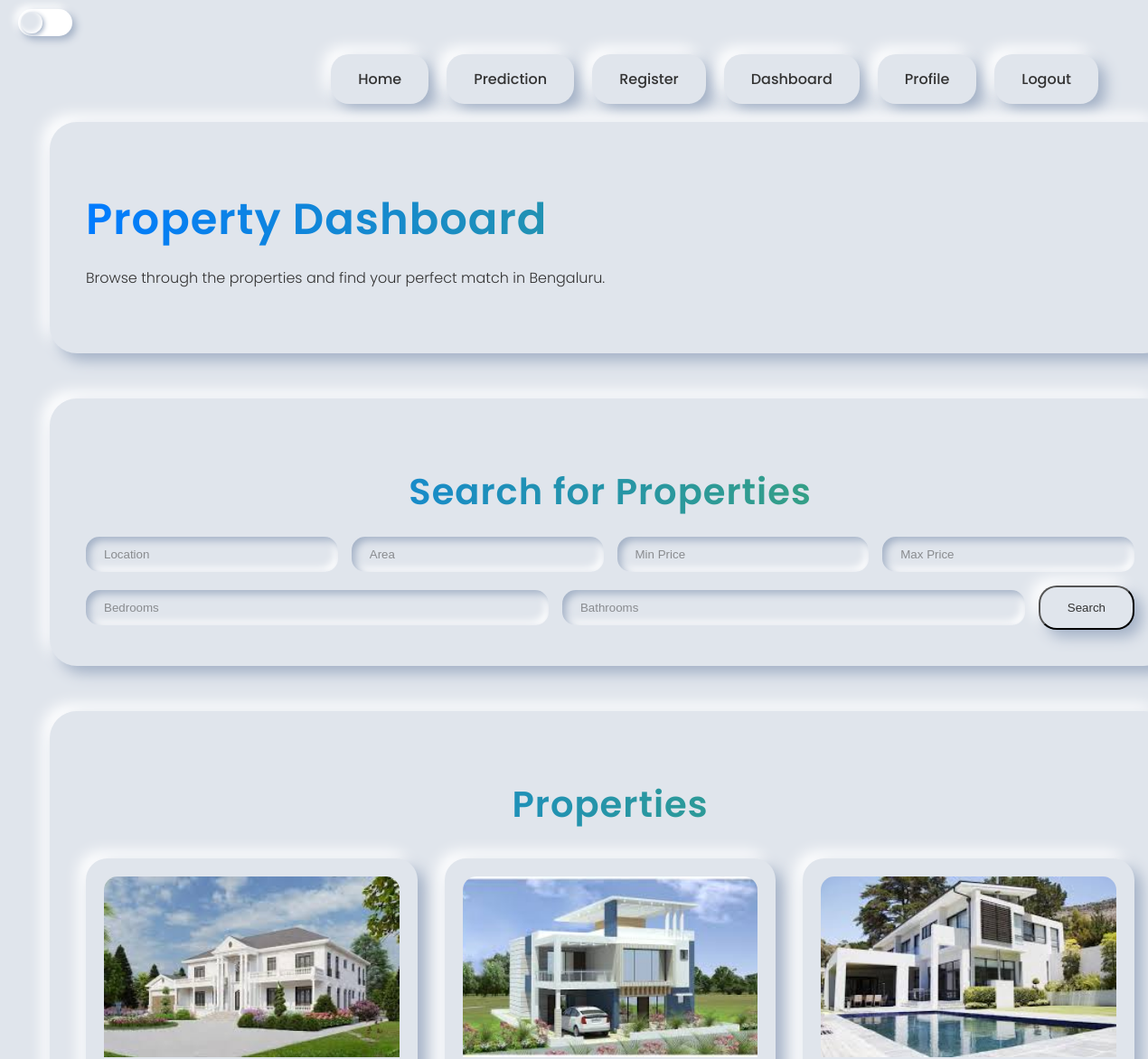
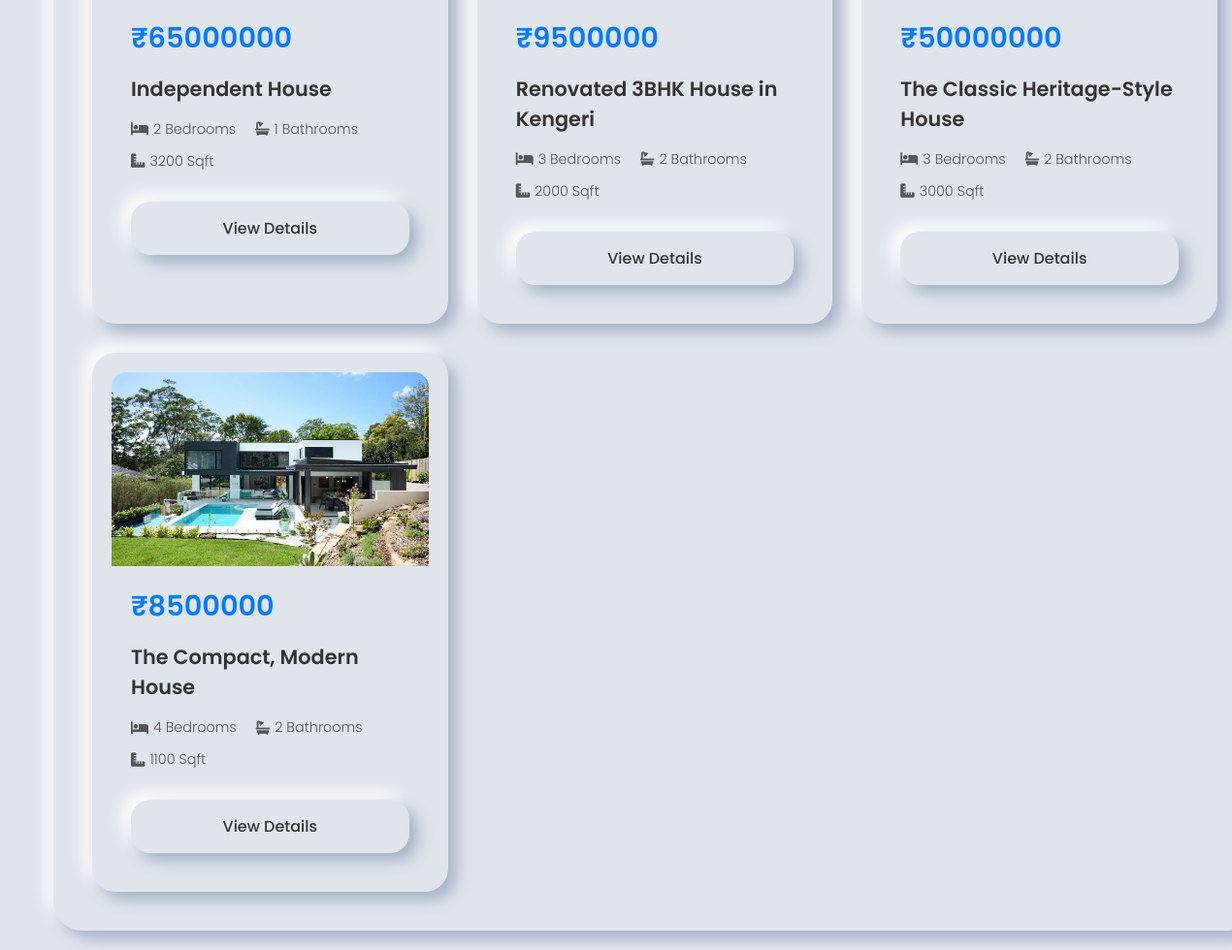
/dashboard_search/ (signed in), run on the app's committed database (2 pictures, top to bottom).
### web/models.py (models this page shows)
class property_table(models.Model):
    USER = models.ForeignKey(user_table, on_delete=models.CASCADE)
    property_name = models.CharField(max_length=100)
    street = models.CharField(max_length=100)
    image1 = models.ImageField(upload_to='property_images/', default='default_property.jpg')
    image2 = models.ImageField(upload_to='property_images/', default='default_property.jpg')
    image3 = models.ImageField(upload_to='property_images/', default='default_property.jpg')
    image4 = models.ImageField(upload_to='property_images/', default='default_property.jpg')
    bed = models.CharField(max_length=100)
    bath = models.CharField(max_length=100)
    area = models.CharField(max_length=100)
    price = models.CharField(max_length=100)
    status = models.CharField(max_length=100)
    description = models.CharField(max_length=500)

### web/views.py (the view)
# urls.py: path('dashboard_search/', views.dashboard_search, name='dashboard_search'),
def dashboard_search(request):
    if not request.session.get('user_id'):
        return redirect('login')
    location = request.GET.get('location', '')
    area = request.GET.get('area', '')
    min_price = request.GET.get('min_price', '')
    max_price = request.GET.get('max_price', '')
    bedrooms = request.GET.get('bedrooms', '')
    bathrooms = request.GET.get('bathrooms', '')
    properties = property_table.objects.filter(status="accepted")
    if location:
        properties = properties.filter(Q(street__icontains=location))
    if area:
        properties = properties.filter(area__icontains=area)
    if min_price:
        properties = properties.filter(price__gte=min_price)
    if max_price:
        properties = properties.filter(price__lte=max_price)
    if bedrooms:
        properties = properties.filter(bed=bedrooms)
    if bathrooms:
        properties = properties.filter(bath=bathrooms)
    return render(request, 'dashboard.html', {
        'val': properties,
        'location': location,
        'area': area,
        'min_price': min_price,
        'max_price': max_price,
        'bedrooms': bedrooms,
        'bathrooms': bathrooms,
    })

### templates/dashboard.html (shortened to what this page needs)
{% extends 'base.html' %}
{% load static %}
{% block extra_css %}
<link rel="stylesheet" href="{% static 'css/dashboard.css' %}">
{% endblock %}
{% block content %}
<div class="neumorphic-card" data-aos="fade-up">
<h1 class="gradient-text" data-aos="fade-right">Property Dashboard</h1>
<p data-aos="fade-left">Browse through the properties and find your perfect match in Bengaluru.</p>
</div>
<div class="neumorphic-card" data-aos="fade-up" data-aos-delay="200">
<h2 class="gradient-text" data-aos="fade-right">Search for Properties</h2>
<form method="get" action="{% url 'dashboard_search' %}" class="neumorphic-form" data-aos="fade-up" data-aos-delay="300">
<input type="text" name="location" placeholder="Location" value="{{ location|default:'' }}" class="neumorphic-input">
<input type="text" name="area" placeholder="Area" value="{{ area|default:'' }}" class="neumorphic-input">
<input type="number" name="min_price" placeholder="Min Price" value="{{ min_price|default:'' }}" class="neumorphic-input">
<input type="number" name="max_price" placeholder="Max Price" value="{{ max_price|default:'' }}" class="neumorphic-input">
<input type="number" name="bedrooms" placeholder="Bedrooms" value="{{ bedrooms|default:'' }}" class="neumorphic-input">
<input type="number" name="bathrooms" placeholder="Bathrooms" value="{{ bathrooms|default:'' }}" class="neumorphic-input">
<button type="submit" class="neumorphic-button">Search</button>
</form>
</div>
<div class="neumorphic-card" data-aos="fade-up" data-aos-delay="400">
<h2 class="gradient-text">Properties</h2>
<div class="property-grid">
{% for property in val %}
<div class="property-card neumorphic-card-inner" data-aos="zoom-in">
<img src="{{ property.image1.url }}" alt="Property Image" class="card-image">
<div class="card-content">
<div class="price-section">
<span class="main-price">₹{{ property.price }}</span>
</div>
<h3 class="card-title">{{ property.property_name }}</h3>
<div class="quick-stats">
<p><i class="fa-solid fa-bed property-icon"></i> {{ property.bed }} Bedrooms</p>
<p><i class="fa-solid fa-bath property-icon"></i> {{ property.bath }} Bathrooms</p>
<p><i class="fa-solid fa-ruler-combined property-icon"></i> {{ property.area }} Sqft</p>
</div>
<a href="{% url 'property_page' property.id %}" class="neumorphic-button view-details-button">View Details</a>
</div>
</div>
{% empty %}
<p>No properties found.</p>
{% endfor %}
</div>
</div>
{% endblock %}

### web/static/css/style.css (style rules this page uses)
:root { --background-color: #e0e5ec; --neumorphic-light: #ffffff; --neumorphic-dark: #a3b1c6; --text-color: #333; --primary-color: #007bff; --secondary-color: #4CAF50; --card-background: #e0e5ec; }
.gradient-text { background: linear-gradient(90deg, var(--primary-color), var(--secondary-color)); -webkit-background-clip: text; -webkit-text-fill-color: transparent; background-clip: text; color: transparent; }
body { font-family: 'Poppins', sans-serif; background-color: var(--background-color); color: var(--text-color); margin: 0; padding: 0; box-sizing: border-box; transition: background-color 0.5s ease, color 0.5s ease; }
h1, h2 { font-weight: 600; letter-spacing: 1px; }
h1 { font-size: 3rem; margin-bottom: 10px; }
h2 { font-size: 2.5rem; margin-bottom: 20px; text-align: center; }
p { font-weight: 300; line-height: 1.6; margin-bottom: 30px; color: var(--text-color); opacity: 0.8; }
.neumorphic-card { width: 100%; padding: 40px; border-radius: 30px; background: var(--card-background); box-shadow: 8px 8px 16px var(--neumorphic-dark), -8px -8px 16px var(--neumorphic-light); transition: all 0.3s ease; }
.neumorphic-button { text-decoration: none; font-weight: 500; color: var(--text-color); display: inline-flex; align-items: center; justify-content: center; gap: 10px; padding: 15px 30px; border-radius: 20px; background: var(--card-background); box-shadow: 8px 8px 16px var(--neumorphic-dark), -8px -8px 16px var(--neumorphic-light); transition: all 0.3s ease; }
[data-aos] { transition-property: transform, opacity; opacity: 0; }
[data-aos].aos-animate { opacity: 1; }
[data-aos="fade-up"] { transform: translateY(20px); }
[data-aos="fade-up"].aos-animate { transform: translateY(0); }
[data-aos="zoom-in"] { transform: scale(0.9); }

### web/static/css/dashboard.css (style rules this page uses)
.neumorphic-form { display: flex; flex-wrap: wrap; gap: 15px; justify-content: center; align-items: center; }
.neumorphic-input { flex: 1 1 200px; padding: 12px 20px; border: none; border-radius: 15px; background: var(--background-color); color: var(--text-color); box-shadow: inset 4px 4px 8px var(--neumorphic-dark), inset -4px -4px 8px var(--neumorphic-light); transition: all 0.3s ease; outline: none; }
.neumorphic-input::placeholder { color: var(--text-color); opacity: 0.5; }
.property-grid { display: grid; grid-template-columns: repeat(auto-fit, minmax(350px, 1fr)); gap: 30px; margin-top: 30px; }
.property-card { max-width: 400px; justify-self: center; background: var(--card-background); border-radius: 24px; padding: 20px; display: flex; flex-direction: column; align-items: center; box-shadow: 8px 8px 16px var(--neumorphic-dark), -8px -8px 16px var(--neumorphic-light); transition: all 0.3s ease; }
.card-image { width: 100%; height: 200px; object-fit: cover; border-radius: 15px 15px 0 0; box-shadow: none; padding: 0; background: none; flex-shrink: 0; }
.card-content { padding: 20px; display: flex; flex-direction: column; gap: 15px; }
.price-section { display: flex; justify-content: flex-start; align-items: center; }
.main-price { font-size: 1.8rem; font-weight: 600; color: var(--primary-color); }
.card-title { font-weight: 600; font-size: 1.3rem; color: var(--text-color); margin: 0; }
.quick-stats { display: flex; flex-wrap: wrap; gap: 10px 20px; margin-bottom: 15px; }
.quick-stats p { margin: 0; font-size: 0.9rem; display: flex; align-items: center; gap: 5px; }
.view-details-button { margin-top: auto; width: 100%; padding: 15px; text-align: center; box-sizing: border-box; }

### data on the page
property_table: image1 (picture), price "65000000", property_name "Independent House", bed "2", bath "1", area "3200"
property_table: image1 (picture), price "9500000", property_name "Renovated 3BHK House in Kengeri", bed "3", bath "2", area "2000"
property_table: image1 (picture), price "50000000", property_name "The Classic Heritage-Style House", bed "3", bath "2", area "3000"
property_table: image1 (picture), price "8500000", property_name "The Compact, Modern House", bed "4", bath "2", area "1100"
